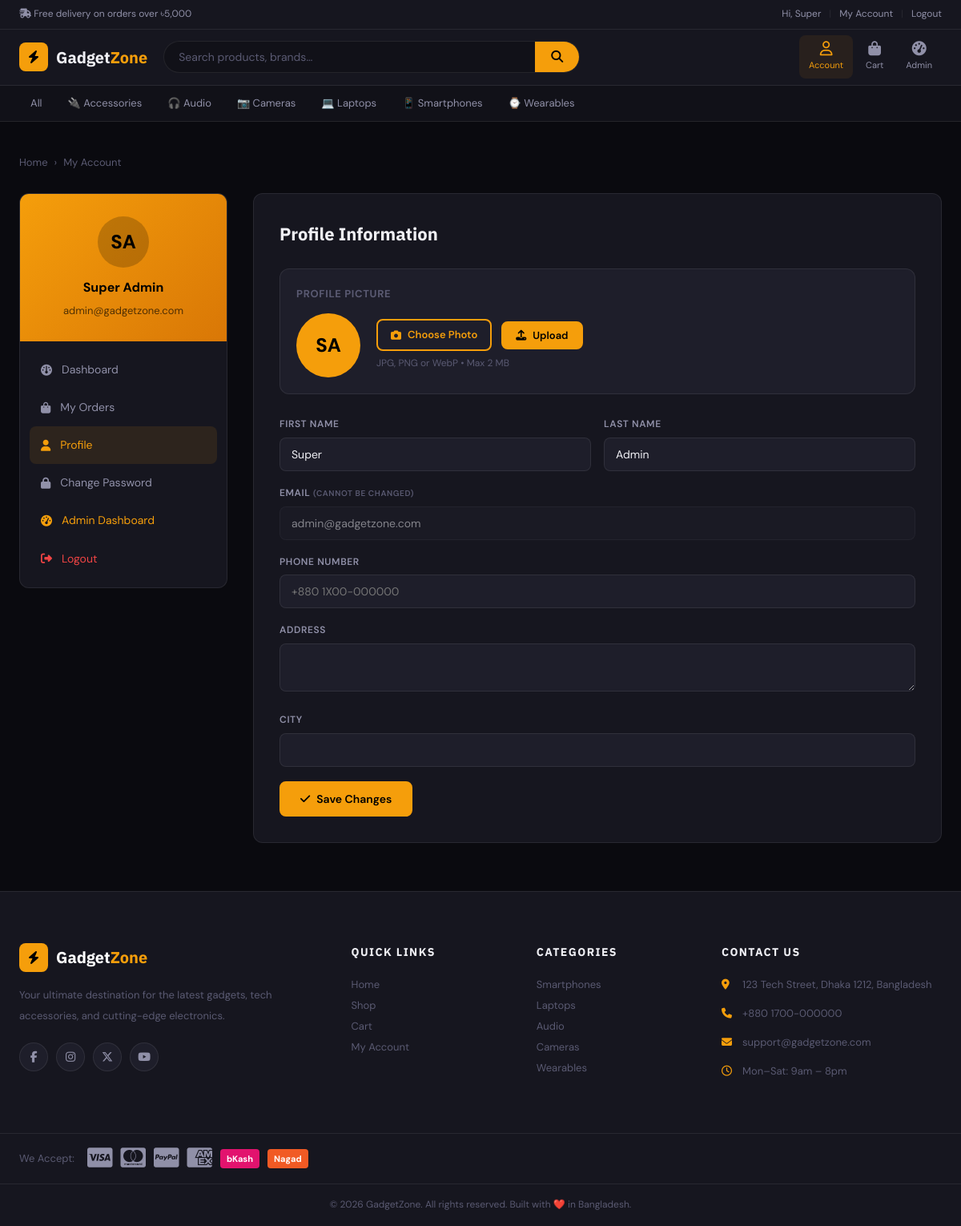
Screenshot of /pages/myaccount.php?tab=profile (signed in) with the database file from the repository.
### tables this page shows
CREATE TABLE IF NOT EXISTS users (
    id         INT AUTO_INCREMENT PRIMARY KEY,
    first_name VARCHAR(80)  NOT NULL,
    last_name  VARCHAR(80)  NOT NULL,
    email      VARCHAR(150) NOT NULL UNIQUE,
    password   VARCHAR(255) NOT NULL,
    phone      VARCHAR(20),
    address    TEXT,
    city       VARCHAR(100),
    avatar     VARCHAR(255) DEFAULT NULL,
    role       ENUM('member','admin','super_admin') DEFAULT 'member',
    created_at TIMESTAMP DEFAULT CURRENT_TIMESTAMP
);

CREATE TABLE IF NOT EXISTS categories (
    id   INT AUTO_INCREMENT PRIMARY KEY,
    name VARCHAR(100) NOT NULL,
    slug VARCHAR(100) NOT NULL UNIQUE,
    icon VARCHAR(10)  NOT NULL DEFAULT '📦'
);

### includes/functions.php (called while the page is built, shortened)
<?php
function isLoggedIn() {
    return isset($_SESSION['user_id']);
}
function isAdmin() {
    return isset($_SESSION['role']) && in_array($_SESSION['role'], ['admin', 'super_admin']);
}
function getCurrentUser() {
    global $conn;
    $id  = (int)$_SESSION['user_id'];
    $res = $conn->query("SELECT * FROM users WHERE id = $id LIMIT 1");
    return $res ? $res->fetch_assoc() : null;
}

### pages/myaccount.php (the view, shortened to what this page needs)
<?php
require_once __DIR__ . '/../includes/db.php';
require_once __DIR__ . '/../includes/functions.php';
$user = getCurrentUser();
$tab  = $_GET['tab'] ?? 'dashboard';
$uid = (int)$_SESSION['user_id'];
$allOrders  = $conn->query("SELECT o.*, (SELECT SUM(quantity) FROM order_items WHERE order_id=o.id) AS item_count FROM orders o WHERE o.user_id=$uid ORDER BY o.created_at DESC");
$totalOrders    = $allOrders->num_rows;
$deliveredCount = $conn->query("SELECT COUNT(*) FROM orders WHERE user_id=$uid AND status='delivered'")->fetch_row()[0];
$totalSpent     = $conn->query("SELECT COALESCE(SUM(total_amount),0) FROM orders WHERE user_id=$uid AND status!='cancelled'")->fetch_row()[0];
$recentOrders   = $conn->query("SELECT o.*, (SELECT SUM(quantity) FROM order_items WHERE order_id=o.id) AS item_count FROM orders o WHERE o.user_id=$uid ORDER BY o.created_at DESC LIMIT 5");
$initials = strtoupper(substr($user['first_name'],0,1) . substr($user['last_name'],0,1));
require_once __DIR__ . '/../includes/header.php';
?>
<div class="page-wrapper"><div class="container">
<div class="breadcrumb"><a href="/gadget/index.php">Home</a><span class="sep">›</span><span>My Account</span></div>
<div class="account-layout">
    <div class="account-sidebar">
        <div class="account-user-info">
            <?php
            $avatarFile = $user['avatar'] ?? '';
            $avatarPath = '/gadget/assets/uploads/avatars/' . $avatarFile;
            $hasAvatar  = $avatarFile && file_exists(__DIR__ . '/../assets/uploads/avatars/' . $avatarFile);
            ?>
            <div class="account-avatar" style="<?= $hasAvatar ? 'padding:0;overflow:hidden' : '' ?>">
                <?php if ($hasAvatar): ?>
                    <img src="<?= $avatarPath ?>" alt="Avatar" style="width:100%;height:100%;object-fit:cover;border-radius:50%">
                <?php else: ?>
                    <?= $initials ?>
                <?php endif; ?>
            </div>
            <div class="account-name"><?= htmlspecialchars($user['first_name'] . ' ' . $user['last_name']) ?></div>
            <div class="account-email"><?= htmlspecialchars($user['email']) ?></div>
        </div>
        <nav class="account-nav">
            <a href="?tab=dashboard" class="<?= $tab==='dashboard'?'active':'' ?>"><i class="fa-solid fa-gauge"></i> Dashboard</a>
            <a href="?tab=orders"    class="<?= $tab==='orders'?'active':'' ?>"><i class="fa-solid fa-bag-shopping"></i> My Orders</a>
            <a href="?tab=profile"   class="<?= $tab==='profile'?'active':'' ?>"><i class="fa-solid fa-user"></i> Profile</a>
            <a href="?tab=password"  class="<?= $tab==='password'?'active':'' ?>"><i class="fa-solid fa-lock"></i> Change Password</a>
            <?php if (isAdmin()): ?>
            <a href="/gadget/admin/index.php" style="color:var(--accent)!important"><i class="fa-solid fa-gauge-high"></i> Admin Dashboard</a>
            <?php endif; ?>
            <a href="/gadget/pages/logout.php" style="color:var(--danger)!important"><i class="fa-solid fa-right-from-bracket"></i> Logout</a>
        </nav>
    </div>
    <div class="account-content">
        <?php if ($tab === 'dashboard'): ?>
        <div class="account-content-title">Welcome back, <?= htmlspecialchars($user['first_name']) ?>! 👋</div>
        <div class="dashboard-cards">
            <div class="dash-card"><div class="dash-card-num"><?= $totalOrders ?></div><div class="dash-card-label">Total Orders</div></div>
            <div class="dash-card"><div class="dash-card-num"><?= $deliveredCount ?></div><div class="dash-card-label">Delivered</div></div>
            <div class="dash-card"><div class="dash-card-num"><?= formatPrice($totalSpent) ?></div><div class="dash-card-label">Total Spent</div></div>
        </div>
        <h3 style="font-family:var(--font-head);font-size:16px;font-weight:700;margin-bottom:16px">Recent Orders</h3>
        <?php if ($recentOrders->num_rows === 0): ?>
        <p style="color:var(--text2)">No orders yet. <a href="/gadget/pages/shop.php" style="color:var(--accent)">Start shopping →</a></p>
        <?php else: ?>
        <table class="orders-table"><thead><tr><th>Order #</th><th>Date</th><th>Total</th><th>Status</th><th>Payment</th><th></th></tr></thead><tbody>
        <?php while ($o = $recentOrders->fetch_assoc()): ?>
        <tr>
            <td><a href="?tab=orders&id=<?= $o['id'] ?>" style="color:var(--accent);font-weight:700"><?= htmlspecialchars($o['order_number']) ?></a></td>
            <td style="color:var(--text2);font-size:13px"><?= date('d M Y', strtotime($o['created_at'])) ?></td>
            <td><strong><?= formatPrice($o['total_amount']) ?></strong></td>
            <td><span class="status-badge status-<?= $o['status'] ?>"><?= ucfirst($o['status']) ?></span></td>
            <td style="color:var(--text2);font-size:13px;text-transform:capitalize"><?= htmlspecialchars($o['payment_method']) ?></td>
            <td><a href="?tab=orders&id=<?= $o['id'] ?>" class="btn btn-outline btn-sm" style="font-size:11px;padding:4px 10px">View</a></td>
        </tr>
        <?php endwhile; ?>
        </tbody></table>
        <?php endif; ?>
        <?php elseif ($tab === 'profile'): ?>
        <div class="account-content-title">Profile Information</div>
        <div style="margin-bottom:28px;padding:20px;background:var(--surface2);border:1px solid var(--border);border-radius:var(--radius)">
            <div style="font-size:13px;font-weight:700;text-transform:uppercase;letter-spacing:.05em;color:var(--text3);margin-bottom:14px">Profile Picture</div>
            <div style="display:flex;align-items:center;gap:20px;flex-wrap:wrap">
                <div id="avatarPreviewWrap" style="width:80px;height:80px;border-radius:50%;overflow:hidden;background:var(--accent);display:flex;align-items:center;justify-content:center;font-size:24px;font-weight:800;color:#000;flex-shrink:0">
                    <?php if ($hasAvatar): ?>
                        <img id="avatarPreview" src="<?= $avatarPath ?>" style="width:100%;height:100%;object-fit:cover">
                    <?php else: ?>
                        <span id="avatarPreview" style="width:100%;height:100%;display:flex;align-items:center;justify-content:center"><?= $initials ?></span>
                    <?php endif; ?>
                </div>
                <div>
                    <form method="POST" enctype="multipart/form-data">
                        <label style="cursor:pointer">
                            <span class="btn btn-outline btn-sm"><i class="fa-solid fa-camera"></i> Choose Photo</span>
                        </label>
                        <button type="submit" class="btn btn-primary btn-sm" style="margin-left:8px"><i class="fa-solid fa-upload"></i> Upload</button>
                        <div style="font-size:12px;color:var(--text3);margin-top:6px">JPG, PNG or WebP &bull; Max 2 MB</div>
                    </form>
                </div>
            </div>
        </div>
        <form method="POST">
            <div class="form-row">
                <div class="form-group"><label class="form-label">First Name</label><input type="text" name="first_name" class="form-control" value="<?= htmlspecialchars($user['first_name']) ?>" required></div>
                <div class="form-group"><label class="form-label">Last Name</label><input type="text" name="last_name" class="form-control" value="<?= htmlspecialchars($user['last_name']) ?>" required></div>
            </div>
            <div class="form-group"><label class="form-label">Email <small style="color:var(--text3)">(cannot be changed)</small></label><input type="email" class="form-control" value="<?= htmlspecialchars($user['email']) ?>" disabled></div>
            <div class="form-group"><label class="form-label">Phone Number</label><input type="tel" name="phone" class="form-control" value="<?= htmlspecialchars($user['phone'] ?? '') ?>" placeholder="+880 1X00-000000"></div>
            <div class="form-group"><label class="form-label">Address</label><textarea name="address" class="form-control" rows="2"><?= htmlspecialchars($user['address'] ?? '') ?></textarea></div>
            <div class="form-group"><label class="form-label">City</label><input type="text" name="city" class="form-control" value="<?= htmlspecialchars($user['city'] ?? '') ?>"></div>
            <button type="submit" name="update_profile" class="btn btn-primary"><i class="fa-solid fa-check"></i> Save Changes</button>
        </form>
        <?php endif; ?>
    </div>
</div>
</div></div>
<?php require_once __DIR__ . '/../includes/footer.php'; ?>

### includes/header.php (shortened to what this page needs)
<?php
require_once __DIR__ . '/db.php';
require_once __DIR__ . '/functions.php';
$currentUser = getCurrentUser();
$currentPage = basename($_SERVER['PHP_SELF'], '.php');
$catNav = $conn->query("SELECT * FROM categories ORDER BY name");
?>
<!DOCTYPE html>
<html lang="en">
<head>
    <link rel="stylesheet" href="https://cdnjs.cloudflare.com/ajax/libs/font-awesome/6.5.0/css/all.min.css">
    <link rel="stylesheet" href="/gadget/assets/css/style.css">
</head>
<body>
<div class="topbar">
    <div class="container">
        <span><i class="fa-solid fa-truck-fast"></i> Free delivery on orders over ৳5,000</span>
        <div class="topbar-right">
            <?php if (isLoggedIn()): ?>
                <span>Hi, <?= htmlspecialchars($currentUser['first_name'] ?? 'User') ?></span>
                <span class="sep">|</span>
                <a href="/gadget/pages/myaccount.php">My Account</a>
                <span class="sep">|</span>
                <a href="/gadget/pages/logout.php">Logout</a>
            <?php else: ?>
                <a href="/gadget/pages/login.php">Login</a>
                <span class="sep">|</span>
                <a href="/gadget/pages/register.php">Register</a>
            <?php endif; ?>
        </div>
    </div>
</div>
<nav class="navbar" id="navbar">
    <div class="container nav-inner">
        <a href="/gadget/index.php" class="logo">
            <span class="logo-icon"><i class="fa-solid fa-bolt"></i></span>
            <span class="logo-text">Gadget<strong>Zone</strong></span>
        </a>
        <form class="search-bar" action="/gadget/pages/shop.php" method="GET">
            <input type="text" name="search" placeholder="Search products, brands…" value="<?= htmlspecialchars($_GET['search'] ?? '') ?>">
            <button type="submit"><i class="fa-solid fa-magnifying-glass"></i></button>
        </form>
        <nav class="nav-actions">
            <a href="/gadget/pages/<?= $currentUser ? 'myaccount' : 'login' ?>.php" class="nav-btn <?= in_array($currentPage, ['myaccount','login']) ? 'active' : '' ?>">
                <i class="fa-regular fa-user"></i>
                <span>Account</span>
            </a>
            <a href="/gadget/pages/cart.php" class="nav-btn cart-btn <?= $currentPage === 'cart' ? 'active' : '' ?>">
                <i class="fa-solid fa-bag-shopping"></i>
                <span>Cart</span>
            </a>
            <?php if (isAdmin()): ?>
            <a href="/gadget/admin/index.php" class="nav-btn">
                <i class="fa-solid fa-gauge-high"></i>
                <span>Admin</span>
            </a>
            <?php endif; ?>
        </nav>
    </div>
</nav>
<div class="cat-nav">
    <div class="container">
        <a href="/gadget/pages/shop.php" class="<?= !isset($_GET['cat']) && $currentPage === 'shop' ? 'active' : '' ?>">All</a>
        <?php if ($catNav): while ($cat = $catNav->fetch_assoc()): ?>
        <a href="/gadget/pages/shop.php?cat=<?= $cat['slug'] ?>"
           class="<?= ($_GET['cat'] ?? '') === $cat['slug'] ? 'active' : '' ?>">
            <?= $cat['icon'] ?> <?= htmlspecialchars($cat['name']) ?>
        </a>
        <?php endwhile; endif; ?>
    </div>
</div>

### includes/footer.php (shortened to what this page needs)
<footer class="footer">
    <div class="footer-top">
        <div class="container footer-grid">
            <div class="footer-col brand-col">
                <a href="/gadget/index.php" class="logo" style="margin-bottom:16px;display:inline-flex">
                    <span class="logo-icon"><i class="fa-solid fa-bolt"></i></span>
                    <span class="logo-text" style="color:#fff">Gadget<strong>Zone</strong></span>
                </a>
                <p>Your ultimate destination for the latest gadgets, tech accessories, and cutting-edge electronics.</p>
                <div class="social-links">
                    <a href="#" aria-label="Facebook"><i class="fa-brands fa-facebook-f"></i></a>
                    <a href="#" aria-label="Instagram"><i class="fa-brands fa-instagram"></i></a>
                    <a href="#" aria-label="Twitter"><i class="fa-brands fa-x-twitter"></i></a>
                    <a href="#" aria-label="YouTube"><i class="fa-brands fa-youtube"></i></a>
                </div>
            </div>
            <div class="footer-col">
                <h4>Quick Links</h4>
                <ul>
                    <li><a href="/gadget/index.php">Home</a></li>
                    <li><a href="/gadget/pages/shop.php">Shop</a></li>
                    <li><a href="/gadget/pages/cart.php">Cart</a></li>
                    <li><a href="/gadget/pages/myaccount.php">My Account</a></li>
                </ul>
            </div>
            <div class="footer-col">
                <h4>Categories</h4>
                <ul>
                    <li><a href="/gadget/pages/shop.php?cat=smartphones">Smartphones</a></li>
                    <li><a href="/gadget/pages/shop.php?cat=laptops">Laptops</a></li>
                    <li><a href="/gadget/pages/shop.php?cat=audio">Audio</a></li>
                    <li><a href="/gadget/pages/shop.php?cat=cameras">Cameras</a></li>
                    <li><a href="/gadget/pages/shop.php?cat=wearables">Wearables</a></li>
                </ul>
            </div>
            <div class="footer-col">
                <h4>Contact Us</h4>
                <ul class="contact-list">
                    <li><i class="fa-solid fa-location-dot"></i> 123 Tech Street, Dhaka 1212, Bangladesh</li>
                    <li><i class="fa-solid fa-phone"></i> +880 1700-000000</li>
                    <li><i class="fa-solid fa-envelope"></i> support@gadgetzone.com</li>
                    <li><i class="fa-regular fa-clock"></i> Mon–Sat: 9am – 8pm</li>
                </ul>
            </div>
        </div>
    </div>
    <div class="footer-payments">
        <div class="container">
            <span>We Accept:</span>
            <div class="payment-icons">
                <span><i class="fa-brands fa-cc-visa"></i></span>
                <span><i class="fa-brands fa-cc-mastercard"></i></span>
                <span><i class="fa-brands fa-cc-paypal"></i></span>
                <span><i class="fa-brands fa-cc-amex"></i></span>
                <span class="bkash-badge">bKash</span>
                <span class="nagad-badge">Nagad</span>
            </div>
        </div>
    </div>
    <div class="footer-bottom">
        <div class="container">
            <p>© <?= date('Y') ?> GadgetZone. All rights reserved. Built with ❤️ in Bangladesh.</p>
        </div>
    </div>
</footer>
</body>
</html>

### rows the page displays
users: first_name "Super", initials "SA", first_name+last_name "Super Admin", email "admin@gadgetzone.com", last_name "Admin"
categories: icon "🔌", name "Accessories"
categories: icon "🎧", name "Audio"
categories: icon "📷", name "Cameras"
categories: icon "💻", name "Laptops"
categories: icon "📱", name "Smartphones"
categories: icon "⌚", name "Wearables"
